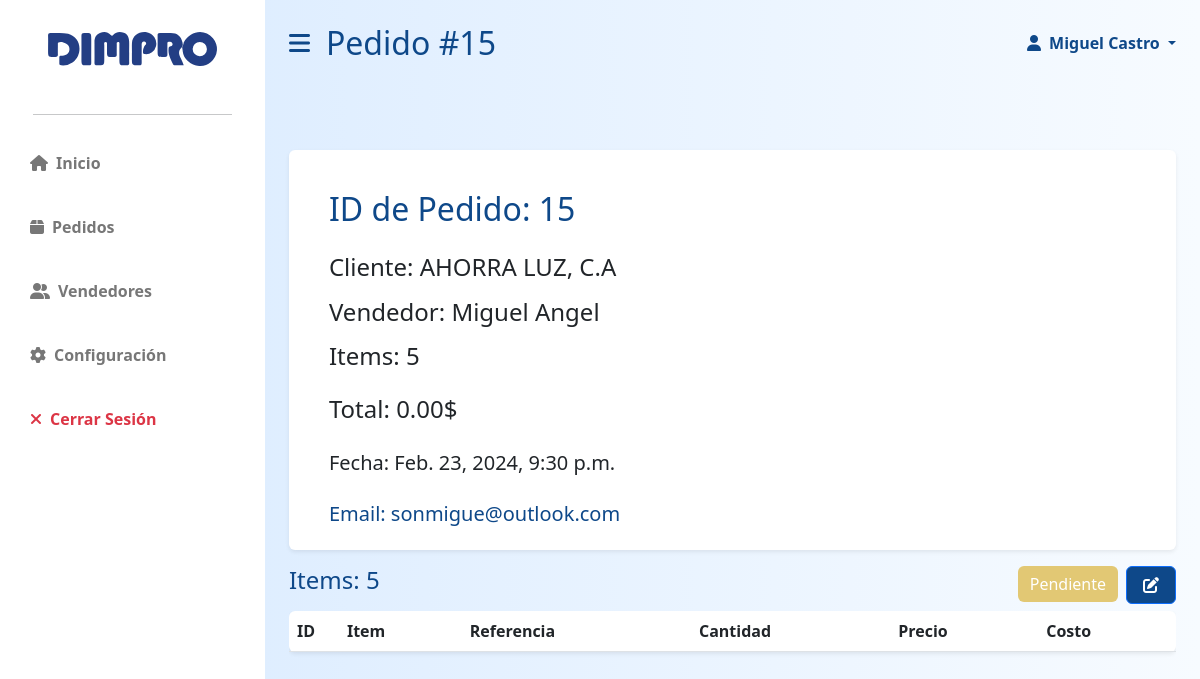
The app's page /app/staff/view/order/15 (signed in) with its own data.
### dimpro/models.py (models this page shows, shortened)
class Order(models.Model):
    user_email = models.ForeignKey(User, on_delete=models.CASCADE, related_name='orders')
    status = models.CharField(max_length=16,choices= [
        ('preparado', 'Preparado'),
        ('pendiente', 'Pendiente')
    ])
    client_id = models.ForeignKey(Contact, on_delete=models.CASCADE, related_name='orders')
    date = models.DateTimeField(auto_now_add=True)
    total = models.DecimalField(max_digits=7, decimal_places=2)
    def product_categories(self):
        return Order_Product.objects.filter(order_id=self.id).count()

class User(AbstractBaseUser, PermissionsMixin):
    id = models.AutoField(primary_key=True)
    email = models.EmailField(blank=True, default='', unique=True)
    name = models.CharField(max_length=255, blank=True, default='')
    last_name = models.CharField(max_length=255, blank=True, default='')
    phoneregex = RegexValidator(regex=r"^\+?58?\d{11,15}$")
    phonenumber = models.CharField(
        validators=[phoneregex], max_length=17, blank=True, null=False
    )
    is_active = models.BooleanField(default=True)
    is_superuser = models.BooleanField(default=False)
    is_staff = models.BooleanField(default=False)
    is_operator = models.BooleanField(default=False)
    date_joined = models.DateTimeField(default=timezone.now)
    last_login = models.DateTimeField(blank=True, null=True)
    objects = CustomUserManager()
    USERNAME_FIELD = 'email'
    EMAIL_FIELD = 'email'
    REQUIRED_FIELDS = []
    class Meta:
        verbose_name = 'User'
        verbose_name_plural = 'Users'

class Contact(models.Model):
    name = models.CharField(max_length=128)
    date_joined = models.DateTimeField(auto_now_add=True)
    active = models.BooleanField(null = False)

### dimpro/views.py (the view)
# urls.py: path("staff/view/order/<int:id>", views.staff_order_view, name='staff_order_view'),
@only_for('staff')
def staff_order_view(request, id):
    if request.method == "POST":
        pass
    order = Order.objects.get(id=id)
    client = User.objects.get(email=order.user_email)
    return render(request, 'dimpro/staff/staff_order_view.html', {
        'seller': client,
        'order': order,
        'order_categories': order.product_categories()
    })

### dimpro/templates/dimpro/staff/staff_order_view.html (shortened to what this page needs)
{% extends 'dimpro/staff/staff_layout.html' %}
{% load static %}
{% block stitle %}
    Pedido #{{ order.id }}
{% endblock %}
{% block body %}
    <div class="row g-3 my-5">
        <div class="col-my-5">
            <div class=" p-3 bg-white shadow-sm d-flex justify-content-start align-items-center rounded">
                <div class="mx-4">
                    <h2 class="fs-2 primary-text mt-4 mb-4">ID de Pedido: {{ order.id }}</h2>
                    <h3 class="fs-4 mb-3">Cliente: {{ order.client_id.name }}</h3>
                    <h3 class="fs-4 mb-3">Vendedor: {{ seller.name }} {{ seller.last_name }}</h3>
                    <h3 class="fs-4 mb-4">Items: {{ order_categories }}</h3>
                    <h3 class="fs-4 mb-4">Total: {{ order.total }}$</h3>
                    <p class="fs-5 mb-4">Fecha: {{ order.date }}</p>
                    <a class="text-decoration-none"href="{% url 'dimpro:staff_client_view' seller.id %}"><h3 class="fs-5 primary-text">Email:  {{ seller.email }}</h3></a>
                </div>
            </div>
        </div>
        <div class="col-md-12 col-12">
            <div class="col-md-12 d-flex flex-row">
                <div class="col-6 col-md-6  align-items-center">
                    <h3 class="fs-4 mb-3 primary-text">Items: {{ order_categories }}</h3>
                </div>
                <div class="col-6 col-md-6 text-end d-flex justify-content-end">
                    <a href="{% url 'dimpro:change_status' order.id %}">
                        {% if order.status == 'pendiente' %}
                            <button style="background-color: rgb(226, 200, 116) !important; border: none;" type="button" class="btn btn-primary fs-6 grow mx-2">Pendiente</button>
                        {% else %}
                            <button type="button" class="btn btn-primary preparado fs-6 grow  mx-2">Preparado</button>
                        {% endif %}
                    </a>
                    <a href="{% url 'dimpro:edit_order' order.id  %}">
                        <button type="button" class="btn btn-primary grow"><i class="fa-solid fa-pen-to-square mx-1"></i></button>
                    </a>
                </div>
            </div>
            <div class="col mx-auto">
                <div class="table-responsive">
                    <table id="datatable-orders" class="table bg-white rounded shadow-sm table-hover">
                        <thead>
                            <tr>
                                <th width="50">ID</th>
                                <th>Item</th>
                                <th>Referencia</th>
                                <th>Cantidad</th>
                                <th>Precio</th>
                                <th>Costo</th>
                            </tr>
                        </thead>
                    </table>
                </div>
            </div>
        </div>
    </div>
{% endblock %}

### dimpro/templates/dimpro/staff/staff_layout.html (shortened to what this page needs)
{% load static %}
<!DOCTYPE html>
<html lang="es">
    <head>
        <link rel="stylesheet" href="https://cdn.jsdelivr.net/npm/bootstrap@5.2.3/dist/css/bootstrap.min.css" />
        <link rel="stylesheet" href="https://cdn.datatables.net/1.13.1/css/dataTables.bootstrap5.min.css" />
        <link rel="stylesheet" href="https://cdnjs.cloudflare.com/ajax/libs/font-awesome/6.2.1/css/all.min.css" />
        <link rel="stylesheet" href="{% static 'dimpro/styles.css' %}">
    </head>
    <body data-is-operator="{{ request.user.is_operator }}">
        <div class="d-flex" id="wrapper">
            <div class="bg-white" id="sidebar-wrapper">
                <div class="sidebar-heading text-center py-4 primary-text fs-4 fw-bold text-uppercase">
                    <a href="{% url 'dimpro:control' %}" class="growt">
                        <img class="mx-0 w-75 mb-2 mt-2"src="{% static 'dimpro/logodimpro.svg' %}" id="dimpro-sidebar-logo"alt="" >
                    </a>
                </div>
                <hr class="w-75 mx-auto">
                <div class="list-group list-group-flush my-3">
                    <a href="{% url 'dimpro:control' %}" class="growt list-group-item list-group-item-action bg-transparent second-text fw-bold">
                        <i class="fas fa-house me-2"></i>Inicio
                    </a>
                    <a href="{% url 'dimpro:staff_orders' %}" class="growt list-group-item list-group-item-action bg-transparent second-text fw-bold">
                        <i class="fas fa-box me-2"></i>Pedidos
                    </a>
                    <a href="{% url 'dimpro:staff_clients' %}" class="growt list-group-item list-group-item-action bg-transparent second-text fw-bold">
                        <i class="fas fa-user-group me-2"></i>Vendedores
                    </a>
                    {% if user.is_operator %}
                    <a href="{% url 'dimpro:staff_settings' %}" class="growt list-group-item list-group-item-action bg-transparent second-text fw-bold">
                        <i class="fas fa-gear me-2"></i>Configuración
                    </a>
                    {% endif %}
                    <a href="{% url 'dimpro:logout' %}" class="growt list-group-item list-group-item-action bg-transparent text-danger fw-bold">
                        <i class="fas fa-xmark me-2"></i>Cerrar Sesión
                    </a>
                </div>
            </div>
            <div id="page-content-wrapper">
                <nav class="navbar d-flex navbar-expand-lg navbar-light bg-transparent py-4 px-4">
                    <div class="col-6 d-flex align-items-center">
                        <i class="fas fa-bars primary-text fs-4 me-3" id="menu-toggle"></i>
                        <h2 class="fs-2 m-0 primary-text">{% block stitle %}{% endblock %}</h2>
                    </div>
                    <div class="col-6 d-flex justify-content-end">
                        <a class="nav-link dropdown-toggle primary-text fw-bold" href="#" id="navbarDropdown"
                                        role="button" data-bs-toggle="dropdown" aria-expanded="false" >
                                        <i class="fas fa-user me-2"></i>{{ user.name }} {{ user.last_name }}
                        </a>
                    </div>
                </nav>
                <div class="container-fluid px-4 mb-5">
                    {% block body %}{% endblock %}
                </div>
            </div>
        </div>
    </body>
</html>

### dimpro/static/dimpro/styles.css (style rules this page uses)
:root { --main-bg-color:#0e4889; --main-text-color: #0e4889; --second-text-color: #fff; --second-bg-color: #4378da; --third-text-color: #777777; }
a { text-decoration: none !important; }
.primary-text { color: var(--main-text-color) }
.second-text { color: var(--second-text-color) }
.grow { transition: all .2s ease-in-out; }
.growt { transition: all .2s ease-in-out; }
table { overflow-x: scroll; }
#wrapper { overflow-x: hidden; background-image: linear-gradient( to right, #d8eaff, #f7fbff ) }
.btn-primary { background-color: var(--main-bg-color); }
#sidebar-wrapper { min-height: 100vh; margin-left: -15rem; transition: margin 0.25s ease-out; }
#sidebar-wrapper .sidebar-heading { padding: 0.875rem 1.25rem; font-size: 1.2rem; }
#sidebar-wrapper .list-group { width: 15rem; }
#page-content-wrapper { min-width: 100vw; }
#menu-toggle { cursor: pointer; transition: margin 2s ease-out; }
.list-group-item { color: var(--third-text-color); border: none; padding: 20px 30px; }
a { text-decoration: none; }
.btn { white-space: no-wrap !important; overflow: hidden !important; display: block !important; }
@media (min-width: 1024px) { #sidebar-wrapper { margin-left: 0; } }
@media (min-width: 1024px) { #page-content-wrapper { min-width: 0; width: 100%; } }

### records on screen
Order: id "15", client_id.name "AHORRA LUZ, C.A", total "0.00", date "Feb. 23, 2024, 9:30 p.m."
User: name "Miguel", last_name "Castro"
User: name "Miguel", last_name "Angel", email "sonmigue@outlook.com"

### other values on screen
{{ order_categories }} "5"
